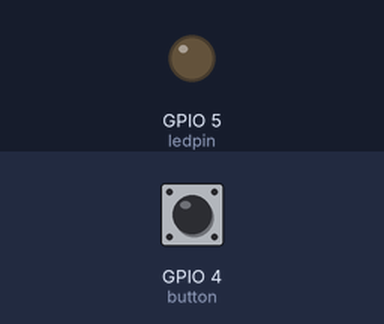
This sketch was run on a simulated ESP8266 (NodeMCU). Shown: output pins drawn as LEDs (lit = HIGH). The test bench sets the inputs (shaded band); at power-on: GPIO 4 (button) HIGH. WiFi joins after 1.5 s; servers stay silent unless stated; what the sketch prints to the serial monitor is not drawn.

Above: at 2.7 s.
2.8 s: GPIO 4 (button) pulled LOW for 0.15 s
At 3.05 s:
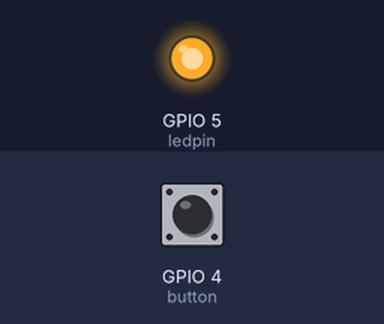
4.4 s: GPIO 4 (button) pulled LOW for 3.2 s
At 8.9 s:
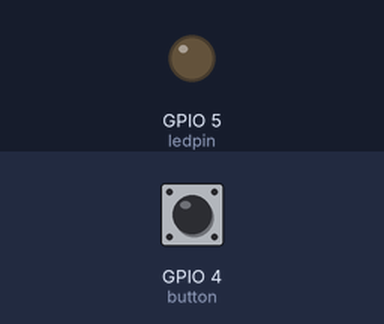
Timing chart, 0 to 10.4 s (numbered marks = the images above; inputs shaded):
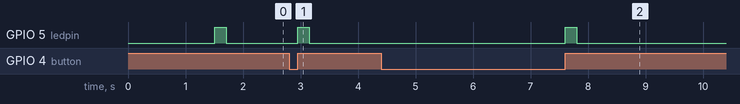

Measured:
- after the input at 2.8 s, GPIO 5 (ledpin): LOW → HIGH after 0.15 s, → LOW 0.20 s later
- after the input at 4.4 s, GPIO 5 (ledpin): LOW → HIGH after 3.2 s, → LOW 0.20 s later

The sketch:

ninja_stopwatch_start.ino
```cpp
#include <ESP8266HTTPClient.h>

#include <ESP8266WiFi.h>
#include <WiFiClient.h>

const char* ssid = "ssid";
const char* password = "pass";
String serverName = "http://192.168.8.102:8000/";

int ledpin = 5; // D1(gpio5)
int button = 4; //D2(gpio4)

//unsigned long lastDebounceTime = 0;
//unsigned long debounceDelay = 50;

const int SHORT_PRESS_TIME = 500;
int lastState = LOW;  // the previous state from the input pin
int currentState;     // the current reading from the input pin
unsigned long pressedTime  = 0;
unsigned long releasedTime = 0;

void setup() {
 pinMode(ledpin, OUTPUT);
 pinMode(button, INPUT);

 Serial.begin(115200);

  WiFi.begin(ssid, password);
  Serial.println("Connecting");
  while(WiFi.status() != WL_CONNECTED) {
    delay(500);
    Serial.print(".");
  }
  Serial.println("");
  Serial.print("Connected to WiFi network with IP Address: ");
  Serial.println(WiFi.localIP());

  Serial.println("Timer set to 5 seconds (timerDelay variable), it will take 5 seconds before publishing the first reading.");
}

void loop() {
  currentState = digitalRead(button); // put your main code here, to run repeatedly:

 // read the state of the switch/button:
  currentState = digitalRead(button);

  if(lastState == HIGH && currentState == LOW)        // button is pressed
    pressedTime = millis();
  else if(lastState == LOW && currentState == HIGH) { // button is released
    releasedTime = millis();

  long pressDuration = releasedTime - pressedTime;
  if( pressDuration < SHORT_PRESS_TIME )
      {
        Serial.println("A short press is detected");
        digitalWrite(ledpin, HIGH);

        if(WiFi.status()== WL_CONNECTED) {
          WiFiClient client;
          HTTPClient http;

          String serverPath = serverName+"start";

          // Your Domain name with URL path or IP address with path
          http.begin(client, serverPath.c_str());

          // Send HTTP GET request
          int httpResponseCode = http.GET();

          if (httpResponseCode>0) {
            Serial.print("HTTP Response code: ");
            Serial.println(httpResponseCode);
            String payload = http.getString();
            Serial.println(payload);
          }
          else {
            Serial.print("Error code: ");
            Serial.println(httpResponseCode);
          }
          // Free resources
          http.end();
        }
        else {
          Serial.println("WiFi Disconnected");
        }
      }
      else if (pressDuration > SHORT_PRESS_TIME){
        digitalWrite(ledpin, HIGH);

        if(WiFi.status()== WL_CONNECTED) {
          WiFiClient client;
          HTTPClient http;

          String serverPath = serverName+"reset";

          // Your Domain name with URL path or IP address with path
          http.begin(client, serverPath.c_str());

          // Send HTTP GET request
          int httpResponseCode = http.GET();

          if (httpResponseCode>0) {
            Serial.print("HTTP Response code: ");
            Serial.println(httpResponseCode);
            String payload = http.getString();
            Serial.println(payload);
          }
          else {
            Serial.print("Error code: ");
            Serial.println(httpResponseCode);
          }
          // Free resources
          http.end();
        }
        else {
          Serial.println("WiFi Disconnected");
        }
      }
  }
  digitalWrite(ledpin, LOW);
  // save the the last state
  lastState = currentState;
}
```
